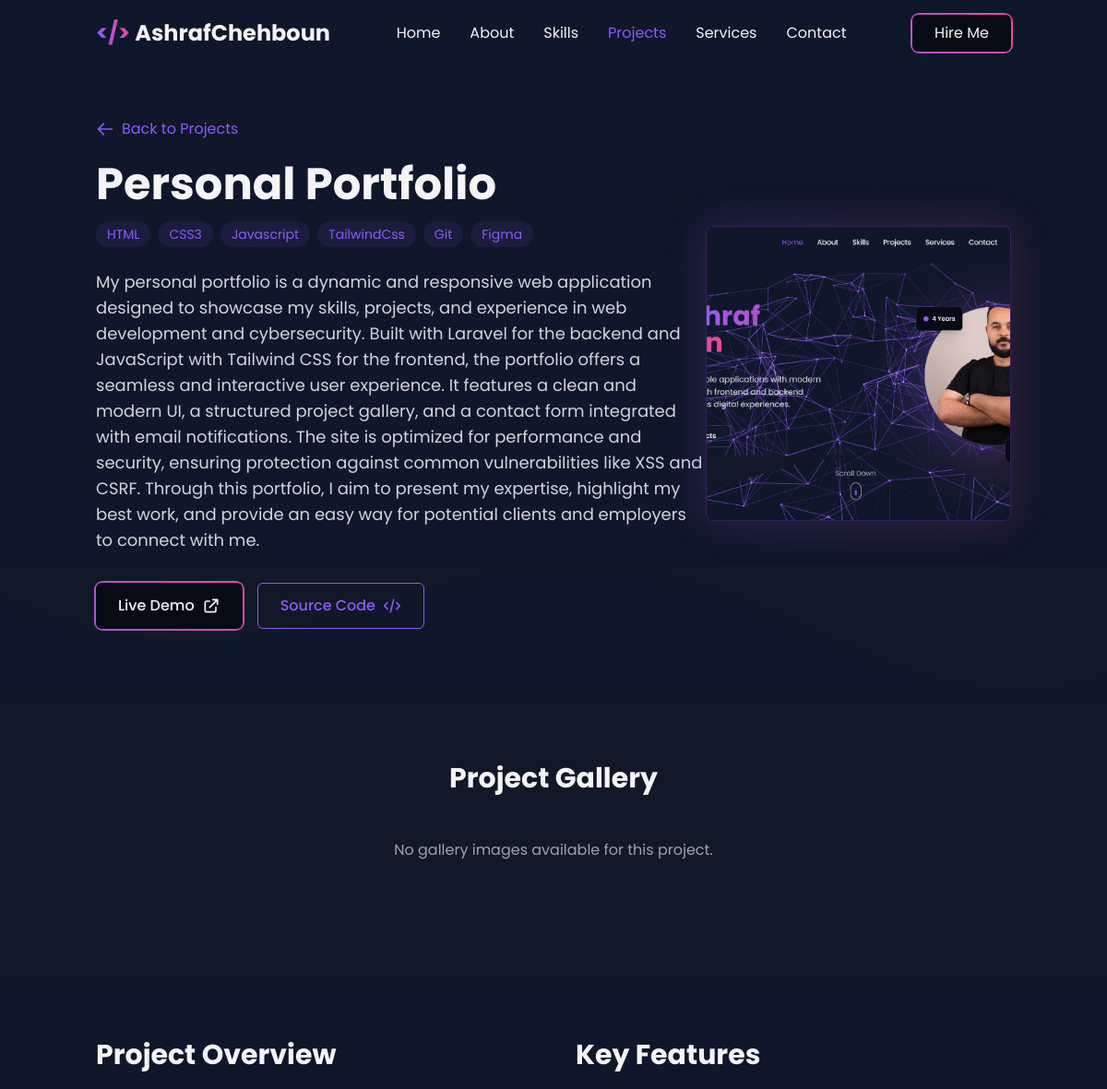
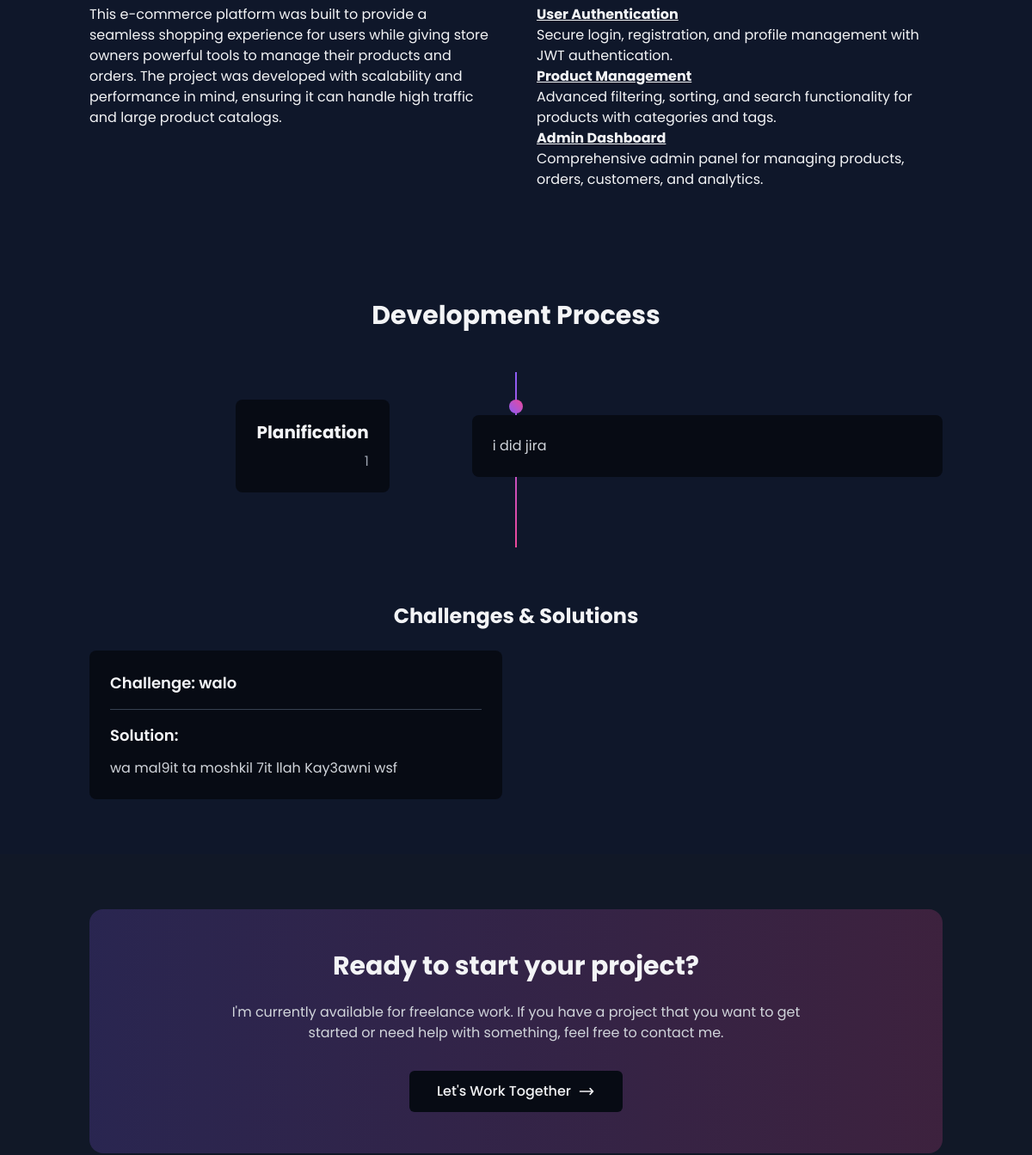
Page /project/1 (upper part) on the earlier database version (2 pictures, top to bottom).
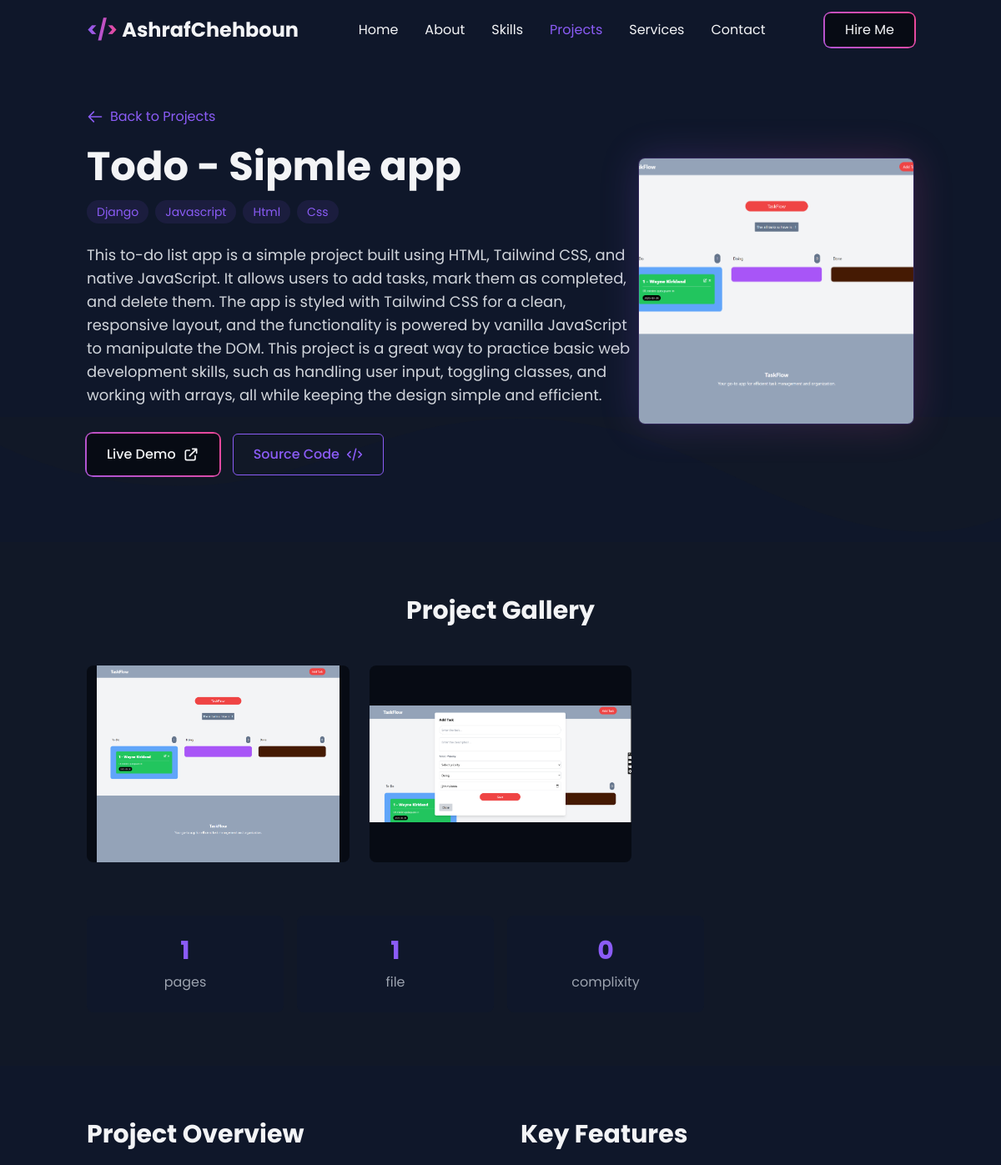
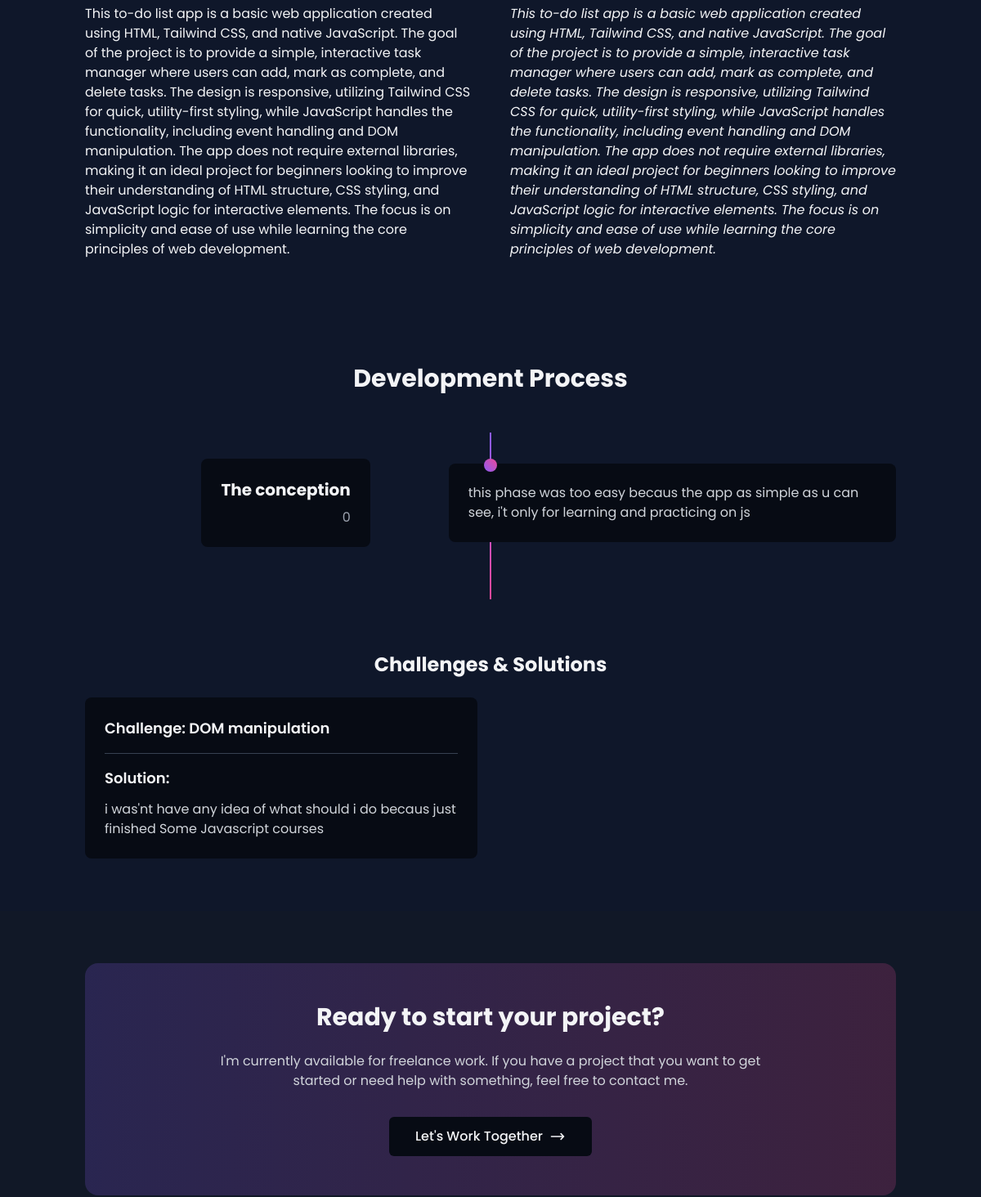
Same page on the later database version (2 pictures, top to bottom).
### home/models.py (models this page shows, shortened)
class Project(models.Model):
    name = models.CharField(max_length=100)
    description = models.TextField()
    image = models.ImageField(upload_to='projects/')
    live_link = models.URLField(max_length=200, default='none')
    github_link = models.URLField(max_length=200, default='none')
    technology = models.ManyToManyField(Technology)
    category = models.CharField(max_length=20, choices=PROJECT_CATEGORIES, default='web')
    year = models.IntegerField(default=2023)
    created_at = models.DateTimeField(auto_now_add=True)
    updated_at = models.DateTimeField(auto_now=True)

class Technology(models.Model):
    name = models.CharField(max_length=200)
    icon_url = models.CharField(max_length=200)
    def __str__(self):
        return self.name

class ProjectDetail(models.Model):
    project = models.OneToOneField('Project', on_delete=models.CASCADE, related_name='detail')
    project_overview = RichTextField()
    key_features = RichTextField()
    what_ilearned = models.TextField(blank=True, null=True)
    diagram_file = models.FileField(upload_to='diagram/', blank=True, null=True)
    PojTechnology = models.ManyToManyField(Technology, related_name='project_technologies', blank=True)

class DevelopmentStage(models.Model):
    project = models.ForeignKey(ProjectDetail, on_delete=models.CASCADE, related_name='stages')
    title = models.CharField(max_length=200)
    description = models.TextField()
    week = models.CharField(max_length=200)

class Challenges(models.Model):
    project = models.ForeignKey(ProjectDetail, on_delete=models.CASCADE, related_name='challenges')
    title = models.CharField(max_length=200)
    description = models.TextField()
    class Meta:
        verbose_name_plural = "Challenges"

class ProjectGallery(models.Model):
    project = models.ForeignKey(Project, related_name='gallery_images', on_delete=models.CASCADE)
    image = models.ImageField(upload_to='project_gallery/')
    title = models.CharField(max_length=100, blank=True)
    description = models.TextField(blank=True)
    order = models.IntegerField(default=0)
    created_at = models.DateTimeField(auto_now_add=True)
    class Meta:
        ordering = ['order', 'created_at']

class ProjectMetric(models.Model):
    project_detail = models.ForeignKey(ProjectDetail, related_name='metrics', on_delete=models.CASCADE)
    metric_name = models.CharField(max_length=200)
    metric_value = models.CharField(max_length=200)
    class Meta:
        verbose_name = "Project Metric"
        verbose_name_plural = "Project Metrics"

### home/views.py (the view)
# urls.py: path('project/<int:id>', views.single_project, name='single-project'),
def single_project(request, id):
    project = Project.objects.get(id=id)
    project_detail = ProjectDetail.objects.get(project=project)
    gallery_images = project.gallery_images.all()
    dev_stages = project_detail.stages.all()
    challenges = project_detail.challenges.all()
    context = {
        'project': project,
        'project_detail': project_detail,
        'gallery_images': gallery_images,
        'devstage': dev_stages,
        'ch': challenges,
    }
    return render(request, 'single-project.html', context)

### home/templates/single-project.html (shortened to what this page needs)
{% extends 'master.html' %}
{% block content %}
    <div id="vanta-bg"></div>
    <section class="pt-32 pb-20 relative">
        <div class="container mx-auto px-4 relative z-10">
            <div class="flex flex-wrap items-center">
                <div class="w-full lg:w-2/3" data-aos="fade-right">
                    <a href="projects.html" class="inline-flex items-center text-primary mb-6 hover:underline">
                        <svg xmlns="http://www.w3.org/2000/svg" class="h-5 w-5 mr-2" fill="none" viewBox="0 0 24 24" stroke="currentColor">
                            <path stroke-linecap="round" stroke-linejoin="round" stroke-width="2" d="M10 19l-7-7m0 0l7-7m-7 7h18" />
                        </svg>
                        Back to Projects
                    </a>
                    <h1 class="text-4xl md:text-5xl font-bold mb-4">{{ project.name }}</h1>
                    <div class="flex flex-wrap gap-2 mb-6">
                        {% for technology in project.technology.all %}
                        <span class="bg-primary/10 text-primary px-3 py-1 rounded-full text-sm">{{ technology }}</span>
                        {% endfor %}
                    </div>
                    <p class="text-gray-300 text-lg mb-8 max-w-3xl">
                        {{ project.description }}
                    </p>
                    <div class="flex flex-wrap gap-4">
                        <a href="{% if project.live_link == 'none' %}   # {% else %}{{ project.live_link }}{% endif %}" class="gradient-border bg-darker px-6 py-3 rounded-md text-light font-medium inline-flex items-center">
                            <span>Live Demo</span>
                            <svg xmlns="http://www.w3.org/2000/svg" class="h-5 w-5 ml-2" fill="none" viewBox="0 0 24 24" stroke="currentColor">
                                <path stroke-linecap="round" stroke-linejoin="round" stroke-width="2" d="M10 6H6a2 2 0 00-2 2v10a2 2 0 002 2h10a2 2 0 002-2v-4M14 4h6m0 0v6m0-6L10 14" />
                            </svg>
                        </a>
                        <a href="{% if project.github_link == 'none' %}   # {% else %}{{ project.github_link }}{% endif %}" class="border border-primary text-primary hover:bg-primary/10 px-6 py-3 rounded-md font-medium inline-flex items-center transition-colors">
                            <span>Source Code</span>
                            <svg xmlns="http://www.w3.org/2000/svg" class="h-5 w-5 ml-2" fill="none" viewBox="0 0 24 24" stroke="currentColor">
                                <path stroke-linecap="round" stroke-linejoin="round" stroke-width="2" d="M10 20l4-16m4 4l4 4-4 4M6 16l-4-4 4-4" />
                            </svg>
                        </a>
                    </div>
                </div>
                <div class="w-full lg:w-1/3 mt-10 lg:mt-0" data-aos="fade-left">
                    <div class="relative">
                        <div class="w-full h-64 md:h-80 rounded-lg bg-darker border border-primary/30 relative z-10 overflow-hidden">
                            <img src="{{ project.image.url }}" alt="{{ project.name }}" class="w-full h-full object-cover lazy-image" loading="lazy">
                        </div>
                    </div>
                </div>
            </div>
        </div>
        <div class="custom-shape-divider-bottom-1">
        </div>
    </section>
    <section class="py-16 bg-gray-900">
        <div class="container mx-auto px-4">
            <h2 class="text-3xl font-bold mb-12 text-center" data-aos="fade-up">Project Gallery</h2>
            {% if gallery_images %}
                <div class="max-w-6xl mx-auto">
                    <div class="grid grid-cols-1 md:grid-cols-2 lg:grid-cols-3 gap-6" data-aos="fade-up">
                        {% for image in gallery_images %}
                            <a href="{{ image.image.url }}"
                               data-lightbox="project-gallery"
                               data-title="{% if image.title %}{{ image.title }}{% endif %}{% if image.description %} - {{ image.description }}{% endif %}"
                               class="block relative group">
                                <div class="aspect-[4/3] rounded-lg overflow-hidden bg-darker">
                                    <img src="{{ image.image.url }}"
                                         alt="{{ image.title }}"
                                         class="w-full h-full object-contain transition-transform duration-500 group-hover:scale-105 lazy-image"
                                         loading="lazy">
                                </div>
                            </a>
                        {% endfor %}
                    </div>
                </div>
            {% else %}
                <div class="text-center text-gray-400" data-aos="fade-up">
                    <p>No gallery images available for this project.</p>
                </div>
            {% endif %}
            <div class="grid md:grid-cols-4 gap-4 mt-16 max-w-6xl mx-auto" data-aos="fade-up" data-aos-delay="200">
                {% for metric in project_detail.metrics.all %}
                    <div class="bg-dark p-6 rounded-lg text-center transform hover:-translate-y-1 transition-transform duration-300">
                        <div class="text-3xl font-bold text-primary mb-2">{{ metric.metric_name }}</div>
                        <div class="text-gray-400">{{ metric.metric_value }}</div>
                    </div>
                {% endfor %}
            </div>
        </div>
    </section>
    <section class="py-16 bg-dark">
        <div class="container mx-auto px-4">
            <div class="grid md:grid-cols-2 gap-12">
                <div data-aos="fade-right">
                    <h2 class="text-3xl font-bold mb-6">Project Overview</h2>
                    <div class="rich-text-content">
                        {{ project_detail.project_overview|safe }}
                    </div>
                </div>
                <div data-aos="fade-left">
                    <h2 class="text-3xl font-bold mb-6">Key Features</h2>
                    <div class="rich-text-content">
                        {{ project_detail.key_features|safe }}
                    </div>
                </div>
            </div>
        </div>
    </section>
    <section class="py-16 bg-dark">
        <div class="container mx-auto px-4">
            <h2 class="text-3xl font-bold mb-12 text-center" data-aos="fade-up">Development Process</h2>
            <div class="timeline-container py-8">
                <div class="timeline-item" data-aos="fade-up">
                    {% for ds in devstage %}
                        <div class="md:grid md:grid-cols-5 items-center">
                            <div class="md:col-span-2 mb-4 md:mb-0 md:text-right md:pr-12">
                                <div class="bg-darker p-6 rounded-lg inline-block">
                                    <h3 class="font-bold text-xl mb-2">{{ds.title}}</h3>
                                    <p class="text-gray-400">{{ds.week}}</p>
                                </div>
                            </div>
                            <div class="md:col-span-3 md:pl-12">
                                <div class="bg-darker p-6 rounded-lg">
                                    <p class="text-gray-300">
                                        {{ds.description}}
                                    </p>
                                </div>
                            </div>
                        </div>
                    {% endfor %}
                </div>
            </div>
            <div class="mt-16 text-center" data-aos="fade-up">
                <h3 class="text-2xl font-bold mb-6">Challenges & Solutions</h3>
                <div class="grid md:grid-cols-2 gap-8">
                    {% for ch in ch %}
                        <div class="bg-darker p-6 rounded-lg text-left">
                            <h4 class="font-semibold text-lg mb-3">Challenge: {{ch.title}}</h4>
                            <div class="mt-4 pt-4 border-t border-gray-700">
                                <h4 class="font-semibold text-lg mb-3">Solution:</h4>
                                <p class="text-gray-300">
                                    {{ch.description}}
                                </p>
                            </div>
                        </div>
                    {% endfor %}
                </div>
            </div>
        </div>
    </section>
    <section class="py-16 bg-gray-900">
        <div class="container mx-auto px-4">
            <div class="bg-gradient-to-r from-primary/20 to-secondary/20 rounded-2xl p-12 text-center" data-aos="fade-up">
                <h2 class="text-3xl font-bold mb-6">Ready to start your project?</h2>
                <p class="text-gray-300 max-w-2xl mx-auto mb-8">
                    I'm currently available for freelance work. If you have a project that you want to get started or need help with something, feel free to contact me.
                </p>
                <a href="index.html#contact" class="gradient-border bg-darker px-8 py-3 rounded-md text-light font-medium inline-flex items-center">
                    <span>Let's Work Together</span>
                    <svg xmlns="http://www.w3.org/2000/svg" class="h-5 w-5 ml-2" fill="none" viewBox="0 0 24 24" stroke="currentColor">
                        <path stroke-linecap="round" stroke-linejoin="round" stroke-width="2" d="M17 8l4 4m0 0l-4 4m4-4H3" />
                    </svg>
                </a>
            </div>
        </div>
    </section>
{% endblock %}

### templates/master.html (shortened to what this page needs)
<!DOCTYPE html>
<html lang="en">
<head>
    {% load static %}
    <script src="https://cdn.tailwindcss.com"></script>
    <link rel="stylesheet" href="https://cdnjs.cloudflare.com/ajax/libs/font-awesome/6.4.0/css/all.min.css">
    <link rel="stylesheet" href="https://unpkg.com/aos@next/dist/aos.css" />
    <link rel="stylesheet" href="{% static 'css/style.css' %}">
</head>
<body class="bg-dark text-light">
<header class="fixed w-full z-40 transition-all duration-300" id="header">
        <div class="container mx-auto px-4 py-4 flex justify-between items-center">
            <a href="index.html" class="text-2xl font-bold">
                <span class="gradient-text">&lt;/&gt;</span> <span class="hidden sm:inline">AshrafChehboun</span>
            </a>
            <nav class="hidden md:flex items-center space-x-8">
                <a href="{% url 'home' %}" class="text-light hover:text-primary transition-colors relative nav-link">Home</a>
                <a href="#about" class="text-light hover:text-primary transition-colors relative nav-link">About</a>
                <a href="#skills" class="text-light hover:text-primary transition-colors relative nav-link">Skills</a>
                <a href="{% url 'all_project' %}" class="text-primary transition-colors relative nav-link">Projects</a>
                <a href="#services" class="text-light hover:text-primary transition-colors relative nav-link">Services</a>
                <a href="#contact" class="text-light hover:text-primary transition-colors relative nav-link">Contact</a>
            </nav>
            <a href="index.html#contact" class="gradient-border bg-darker px-6 py-2 text-light rounded-md hidden md:block">
                Hire Me
            </a>
        </div>
    </header>
{% block content %}
{% endblock %}
</body>
</html>

### static/css/style.css (style rules this page uses)
body { font-family: 'Poppins', sans-serif; scroll-behavior: smooth; }
.gradient-text { background: linear-gradient(90deg, #8B5CF6, #EC4899); -webkit-background-clip: text; -webkit-text-fill-color: transparent; }
.gradient-border { position: relative; border-radius: 0.5rem; }
.gradient-border::before { content: ""; position: absolute; top: -2px; left: -2px; right: -2px; bottom: -2px; background: linear-gradient(45deg, #8B5CF6, #EC4899, #3B82F6); z-index: -1; border-radius: 0.6rem; animation: animatedgradient 3s ease alternate infinite; background-size: 300% 300%; }
#vanta-bg { width: 100%; height: 100vh; position: absolute; top: 0; left: 0; z-index: -1; }
.custom-shape-divider-bottom-1 { position: absolute; bottom: 0; left: 0; width: 100%; overflow: hidden; line-height: 0; }
.custom-shape-divider-bottom-1 svg { position: relative; display: block; width: calc(100% + 1.3px); height: 150px; }
.timeline-container { position: relative; }
.timeline-container::before { content: ''; position: absolute; top: 0; left: 50%; transform: translateX(-50%); width: 2px; height: 100%; background: linear-gradient(to bottom, #8B5CF6, #EC4899); }
.timeline-item { position: relative; margin-bottom: 2rem; }
.timeline-item::before { content: ''; position: absolute; top: 0; left: 50%; transform: translateX(-50%); width: 16px; height: 16px; border-radius: 50%; background: linear-gradient(45deg, #8B5CF6, #EC4899); z-index: 1; }

Differences in the rows shown:
removed Technology: name "HTML"
removed Technology: name "CSS3"
removed Technology: name "TailwindCss"
removed Technology: name "Git"
removed Technology: name "Figma"
removed DevelopmentStage: title "Planification", week "1", description "i did jira"
removed Challenges: title "walo", description "wa mal9it ta moshkil 7it llah Kay3awni wsf"
changed Project: name "Personal Portfolio" → "Todo - Sipmle app"; description "My personal portfolio is a dynamic and responsive web application designed to showcase my skills, projects, and experience in web development and cybersecurity. Built with Laravel for the backend and JavaScript with Tailwind CSS for the frontend, the portfolio offers a seamless and interactive user experience. It features a clean and modern UI, a structured project gallery, and a contact form integrated with email notifications. The site is optimized for performance and security, ensuring protection against common vulnerabilities like XSS and CSRF. Through this portfolio, I aim to present my expertise, highlight my best work, and provide an easy way for potential clients and employers to…" → "This to-do list app is a simple project built using HTML, Tailwind CSS, and native JavaScript. It allows users to add tasks, mark them as completed, and delete them. The app is styled with Tailwind CSS for a clean, responsive layout, and the functionality is powered by vanilla JavaScript to manipulate the DOM. This project is a great way to practice basic web development skills, such as handling user input, toggling classes, and working with arrays, all while keeping the design simple and efficient."; image: a different picture
added Technology: name "Django"
added Technology: name "Html"
now on this page (row edited): Technology: name "Css"
added ProjectGallery: image (picture)
added ProjectGallery: image (picture)
added ProjectMetric: metric_name "1", metric_value "pages"
added ProjectMetric: metric_name "1", metric_value "file"
added ProjectMetric: metric_name "0", metric_value "complixity"
changed ProjectDetail: project_overview "This e-commerce platform was built to provide a seamless shopping experience for users while giving store owners powerful tools to manage their products and orders. The project was developed with scalability and performance in mind, ensuring it can handle high traffic and large product catalogs." → "This to-do list app is a basic web application created using HTML, Tailwind CSS, and native JavaScript. The goal of the project is to provide a simple, interactive task manager where users can add, mark as complete, and delete tasks. The design is responsive, utilizing Tailwind CSS for quick, utility-first styling, while JavaScript handles the functionality, including event handling and DOM manipulation. The app does not require external libraries, making it an ideal project for beginners looking to improve their understanding of HTML structure, CSS styling, and JavaScript logic for interactive elements. The focus is on simplicity and ease of use while learning the core principles of web…"; key_features "User Authentication Secure login, registration, and profile management with JWT authentication. Product Management Advanced filtering, sorting, and search functionality for products with categories and tags. Admin Dashboard Comprehensive admin panel for managing products, orders, customers, and analytics." → "This to-do list app is a basic web application created using HTML, Tailwind CSS, and native JavaScript. The goal of the project is to provide a simple, interactive task manager where users can add, mark as complete, and delete tasks. The design is responsive, utilizing Tailwind CSS for quick, utility-first styling, while JavaScript handles the functionality, including event handling and DOM manipulation. The app does not require external libraries, making it an ideal project for beginners looking to improve their understanding of HTML structure, CSS styling, and JavaScript logic for interactive elements. The focus is on simplicity and ease of use while learning the core principles of web…"
added DevelopmentStage: title "The conception", week "0", description "this phase was too easy becaus the app as simple as u can see, i't only for learning and practicing on js"
added Challenges: title "DOM manipulation", description "i was'nt have any idea of what should i do becaus just finished Some Javascript courses"
Other differences:
text no longer shown: "No gallery images available for this project."
